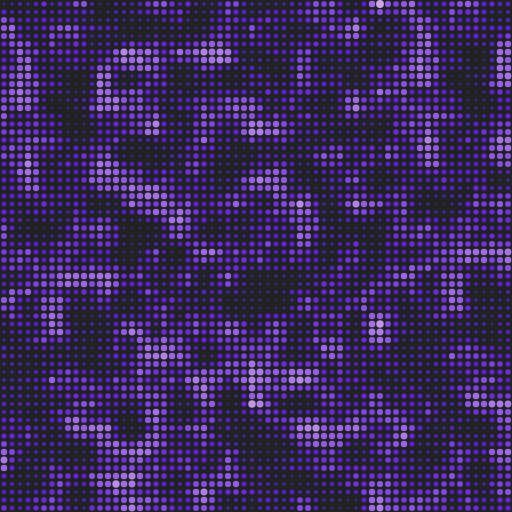
Frame 1 (no input)
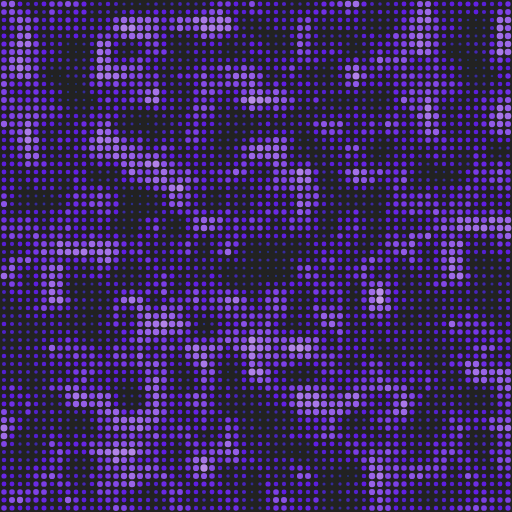
Frame 60 (no input)
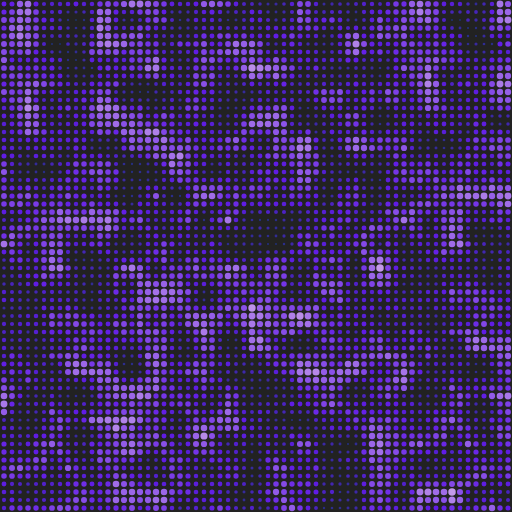
Frame 120 (the mouse pressed at the canvas centre since frame 60)

The p5.js sketch that drew these frames (run headless with seeded random() and noise() and a simulated clock; from frame 60 on, the mouse is pressed at the canvas centre):

// p5.js sketch
// ── sketch.js
// Generated by LiveScript 1.2.0
var colors, count, gradient, pos, px, dim, margin, zoom, colorRange, convertHex, setup, draw, mousePressed;
colors = [];
count = 0;
gradient = [];
pos = 0;
px = 8;
dim = px * 64;
margin = 0;
zoom = 0;
colorRange = 255;
convertHex = function(hex){
  var r, g, b;
  hex = hex.replace('#', '');
  r = parseInt(hex.substring(0, 2), 16);
  g = parseInt(hex.substring(2, 4), 16);
  b = parseInt(hex.substring(4, 6), 16);
  return color(r, g, b, 255);
};
setup = function(){
  var colors, steps, i$, to$, k, j$, i, _k, _amount;
  createCanvas(dim, dim);
  noiseSeed(1);
  noStroke();
  colors = ['#0a3852', '#611ce6', '#ffe5ec'];
  steps = 256 / (colors.length - 1);
  for (i$ = 0, to$ = colorRange; steps < 0 ? i$ >= to$ : i$ <= to$; i$ += steps) {
    k = i$;
    for (j$ = 0; j$ < steps; ++j$) {
      i = j$;
      _k = k === 0
        ? 0
        : k / steps;
      _amount = i * (100 / steps) * 0.01;
      gradient[count++] = lerpColor(convertHex(colors[_k]), convertHex(colors[_k + 1]), _amount);
    }
  }
};
draw = function(){
  var getTexture, i$, step$, to$, x, j$, step1$, to1$, y, texture, variation;
  clear();
  background(convertHex('#222222'));
  getTexture = function(x, y, z){
    var nX, nY, sX, sY;
    nX = x * 0.04;
    nY = y * 0.04;
    sX = 0;
    sY = pos * 0.02;
    return round(255 * noise(nX + sX, nY + sY));
  };
  for (i$ = 0, to$ = dim, step$ = px; step$ < 0 ? i$ >= to$ : i$ <= to$; i$ += step$) {
    x = i$;
    for (j$ = 0, to1$ = dim, step1$ = px; step1$ < 0 ? j$ >= to1$ : j$ <= to1$; j$ += step1$) {
      y = j$;
      texture = getTexture(x, y);
      fill(gradient[texture]);
      variation = ((1 / 255) * texture) * px + 1;
      ellipse(x + px / 2, y + px / 2, variation - margin, variation - margin);
    }
  }
  pos++;
  zoom++;
};
mousePressed = function(){
  noLoop();
};
